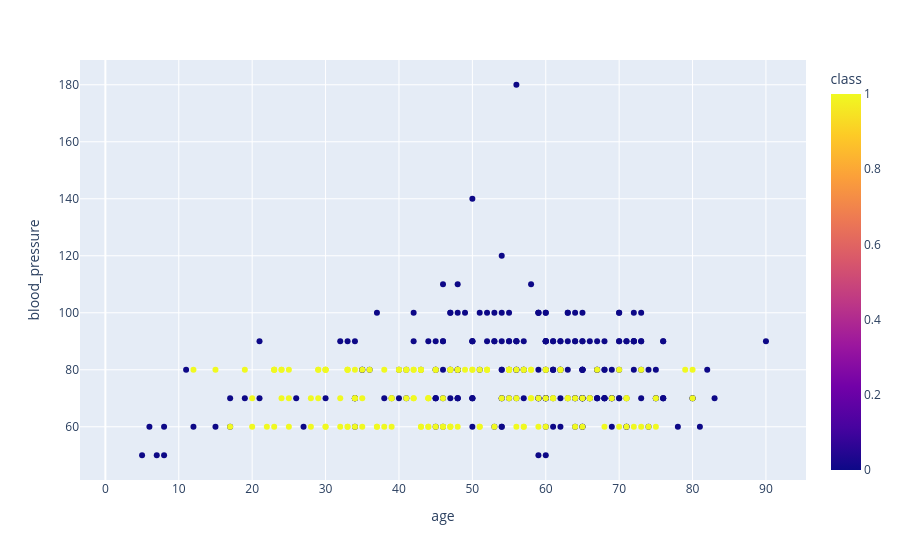

Notebook code cell kept with this figure:
### Code cell
fig=px.scatter(df,x='age',y='blood_pressure',hover_data=['diabetes_mellitus','coronary_artery_disease'],color='class')
fig.show()

### Figure 1 — Plotly figure (JSON) as saved in the notebook; plotly's stock layout.template omitted (floating-point values rounded to 4 significant figures; data arrays with more than 128 entries replaced by an {"elided": "..."} marker saying what was removed)
{"data": [{"customdata": {"elided": "400x2 str values"}, "hovertemplate": "age=%{x}<br>blood_pressure=%{y}<br>diabetes_mellitus=%{customdata[0]}<br>coronary_artery_disease=%{customdata[1]}<br>class=%{marker.color}<extra></extra>", "legendgroup": "", "marker": {"color": {"elided": "400 int values"}, "coloraxis": "coloraxis", "symbol": "circle"}, "mode": "markers", "name": "", "orientation": "v", "showlegend": false, "type": "scatter", "x": {"elided": "400 float values"}, "xaxis": "x", "y": {"elided": "400 float values"}, "yaxis": "y"}], "layout": {"coloraxis": {"colorbar": {"title": {"text": "class"}}, "colorscale": [[0, "#0d0887"], [0.1111, "#46039f"], [0.2222, "#7201a8"], [0.3333, "#9c179e"], [0.4444, "#bd3786"], [0.5556, "#d8576b"], [0.6667, "#ed7953"], [0.7778, "#fb9f3a"], [0.8889, "#fdca26"], [1, "#f0f921"]]}, "legend": {"tracegroupgap": 0}, "margin": {"t": 60}, "xaxis": {"anchor": "y", "domain": [0, 1], "title": {"text": "age"}}, "yaxis": {"anchor": "x", "domain": [0, 1], "title": {"text": "blood_pressure"}}}}
